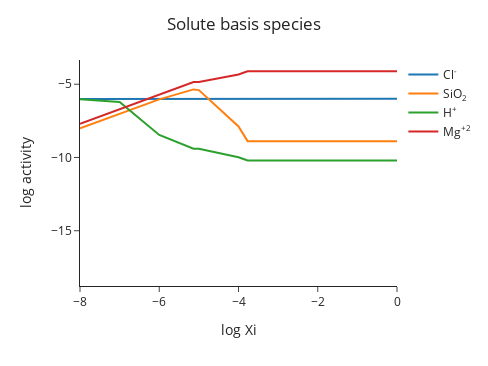

The cell this chart's notebook holds for it:
### Markdown cell above
Congratulations! a logarithmic activity diagram is born!

(In this case, log activities of basis species SiO$_{2(aq)}$ and Mg$^{+2}$ are automatically chosen as axis variables because the system only has a limited number of elements. In more complex systems, multiple permutations of plots are shown.)

Once the plot is ready, hover your mouse over the plot to see more.

This plot shows the Mg$^{+2}$ to H$^+$ activity ratio vs the activity of aquoeus silica for our chosen T & P (and remember those are indicated in the .csv file with the initial fluid composition).
The diagram features three dashed lines that show conditions where minerals are stable.
These are called mineral saturation lines. 

Take, for example, the horizontal dashed line labeled brucite in the legend. This line corresponds to equilibrium with respect to the reaction

$$ \rm{Mg^{+2}} + \rm{2 H_2O} \leftrightharpoons \mathop{\rm{Mg(OH)_{2(cr)}}} \limits_{\text{(brucite)}} + \rm{2 H^+} $$

The numerical value of (a$_{\rm{Mg}^{+2}}$)/(a$^{2}_{\rm{H^{+}}}$) can be calculated directly form the equilibrium constant for this reaction. Above this line a solution would be supersaturated with brucite, and precipitation of brucite would help to lower the energy state of the system. Below this line the solution is undersaturated with brucite, and dissolution of brucite (if present) would help to lower the energy state of the system.

The same reasoning produces the saturation lines for quartz and chrysotile, with the same consequences for supersaturation and undersaturation.

The red reaction path shows the results of our mass transfer model. Mouse over the nodes on the path to reveal the corresponding values of Xi.

Note that early on the reaction path starts at low values of log a$_{\rm{SiO}_{2}}$ and log (a$_{\rm{Mg}^{+2}}$)/(a$^{2}_{\rm{H^{+}}}$).

The path is far away from the saturation lines. This is because only a small amount of forsterite has dissolved. As forsterite continues to dissolve the reaction path moves upward and across the diagram. 

This initial trajectory of the path incorporates the changes in pH, Mg, and Si as forsterite dissolves.

Then things change as the fluid reaches equilibrium with chrysotile (check out the value of Xi and see that it is matched in the other figures). Now as forsterite continues to dissolve and chrysotile precipitates the fluid composition moves up and to the left along the chrysotile saturation line. Again, this can be reconciled with the Mg:Si ratios in the dissolveing forsterite and precipitating chrysotile.

The Si content of the fluid decreases as the Mg content of the fluid continues to increase, and the Mg$^{+2}$/H$^+$ activity ratio changes in concert. 

Finally the fluid composition reaches saturation with brucite as well as chrysotile. Brucite joins the fun!

But notice that the fluid composition is stuck at the intersection of the chrysotile and brucite saturation lines. All the Mg and Si being contributed by forsterite dissolution reappear in solid form as brucite and chrysotile. This is, in a way, a disadvantage of the activity diagram if you want to know how much of a new mineral forms. That information is not shown by the activity diagram. Instead you can get that information from the plot showing moles of product minerals. It helps to have all of these various perspectives to fully grasp the transformations that happen to the minerals and to the coexisting aqueous solution.

Now let's find out more about the solutes.

Plot activities of basis aqueous species as functions of reaction progress (Xi)

### Code cell
m.plot_aqueous_species(plot_basis=True)

### Figure 1 — Plotly figure (JSON) as saved in the notebook; plotly's stock layout.template omitted (floating-point values rounded to 4 significant figures)
{"data": [{"hovertemplate": "variable=Cl<sup>-</sup><br>log Xi=%{x}<br>log activity=%{y}<extra></extra>", "legendgroup": "Cl<sup>-</sup>", "line": {"color": "#1F77B4", "dash": "solid"}, "marker": {"symbol": "circle"}, "mode": "lines", "name": "Cl<sup>-</sup>", "orientation": "v", "showlegend": true, "type": "scatter", "x": [-Infinity, -8.0, -7.0, -6.0, -5.134, -5.0, -4.0, -3.77, -3.0, -2.0, -1.0, 0.0], "xaxis": "x", "y": [-6.0, -6.0, -6.001, -6.001, -6.003, -6.003, -6.006, -6.008, -6.008, -6.008, -6.007, -5.996], "yaxis": "y"}, {"hovertemplate": "variable=SiO<sub>2</sub><br>log Xi=%{x}<br>log activity=%{y}<extra></extra>", "legendgroup": "SiO<sub>2</sub>", "line": {"color": "#FF7F0E", "dash": "solid"}, "marker": {"symbol": "circle"}, "mode": "lines", "name": "SiO<sub>2</sub>", "orientation": "v", "showlegend": true, "type": "scatter", "x": [-Infinity, -8.0, -7.0, -6.0, -5.134, -5.0, -4.0, -3.77, -3.0, -2.0, -1.0, 0.0], "xaxis": "x", "y": [-18.0, -8.0, -7.0, -6.032, -5.353, -5.402, -7.881, -8.884, -8.884, -8.884, -8.884, -8.884], "yaxis": "y"}, {"hovertemplate": "variable=H<sup>+</sup><br>log Xi=%{x}<br>log activity=%{y}<extra></extra>", "legendgroup": "H<sup>+</sup>", "line": {"color": "#2CA02C", "dash": "solid"}, "marker": {"symbol": "circle"}, "mode": "lines", "name": "H<sup>+</sup>", "orientation": "v", "showlegend": true, "type": "scatter", "x": [-Infinity, -8.0, -7.0, -6.0, -5.134, -5.0, -4.0, -3.77, -3.0, -2.0, -1.0, 0.0], "xaxis": "x", "y": [-6.0, -6.018, -6.217, -8.462, -9.396, -9.409, -9.981, -10.21, -10.21, -10.21, -10.21, -10.21], "yaxis": "y"}, {"hovertemplate": "variable=Mg<sup>+2</sup><br>log Xi=%{x}<br>log activity=%{y}<extra></extra>", "legendgroup": "Mg<sup>+2</sup>", "line": {"color": "#D62728", "dash": "solid"}, "marker": {"symbol": "circle"}, "mode": "lines", "name": "Mg<sup>+2</sup>", "orientation": "v", "showlegend": true, "type": "scatter", "x": [-Infinity, -8.0, -7.0, -6.0, -5.134, -5.0, -4.0, -3.77, -3.0, -2.0, -1.0, 0.0], "xaxis": "x", "y": [-18.0, -7.701, -6.701, -5.704, -4.849, -4.841, -4.333, -4.116, -4.116, -4.116, -4.116, -4.116], "yaxis": "y"}], "layout": {"height": 366, "legend": {"title": {}, "tracegroupgap": 0}, "margin": {"t": 60}, "showlegend": true, "title": {"text": "Solute basis species", "x": 0.5, "xanchor": "center"}, "width": 488, "xaxis": {"anchor": "y", "autorange": true, "domain": [0, 1], "range": [-8, 0], "title": {"text": "log Xi"}, "type": "linear"}, "yaxis": {"anchor": "x", "autorange": true, "domain": [0, 1], "range": [-18.77, -3.345], "title": {"text": "log activity"}, "type": "linear"}}}
